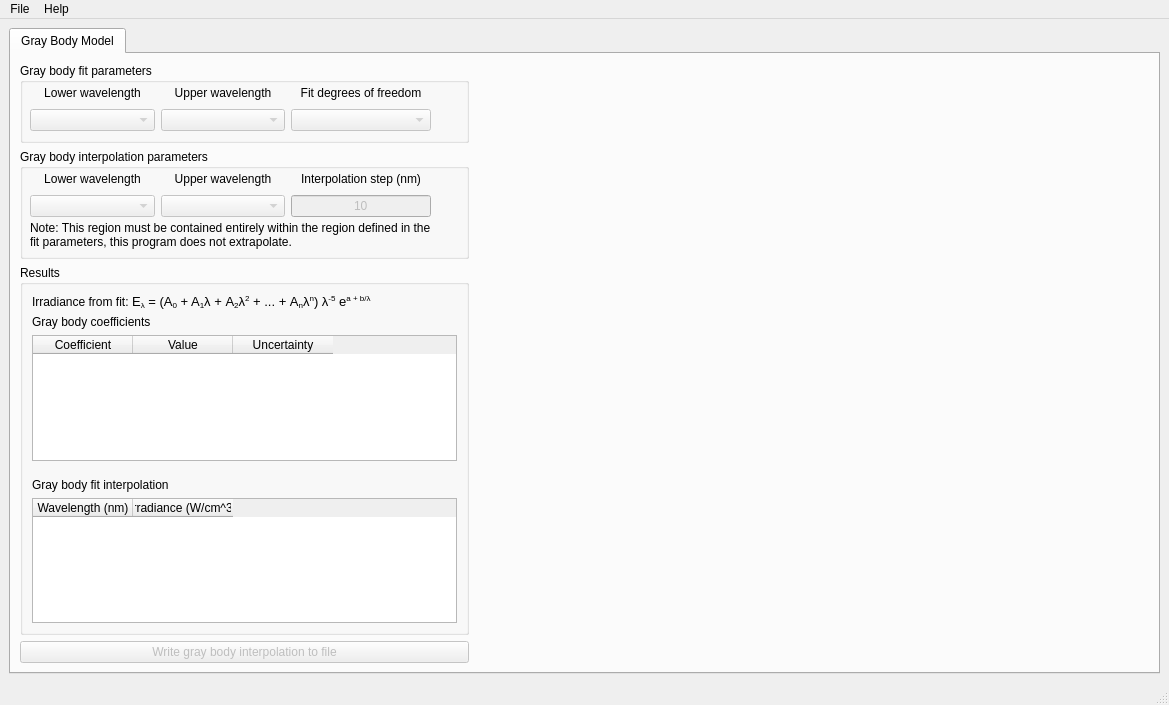
<?xml version="1.0" encoding="UTF-8"?>
<ui version="4.0">
 <class>MainWindow</class>
 <widget class="QMainWindow" name="MainWindow">
  <property name="geometry">
   <rect>
    <x>0</x>
    <y>0</y>
    <width>1169</width>
    <height>705</height>
   </rect>
  </property>
  <property name="sizePolicy">
   <sizepolicy hsizetype="MinimumExpanding" vsizetype="MinimumExpanding">
    <horstretch>1</horstretch>
    <verstretch>1</verstretch>
   </sizepolicy>
  </property>
  <property name="minimumSize">
   <size>
    <width>1169</width>
    <height>705</height>
   </size>
  </property>
  <property name="windowTitle">
   <string>NIST Irradiance Interpolation (IrradInterPy)</string>
  </property>
  <widget class="QWidget" name="centralwidget">
   <layout class="QGridLayout" name="gridLayout_4">
    <item row="0" column="0">
     <layout class="QGridLayout" name="gridLayout_2">
      <item row="0" column="0">
       <widget class="QTabWidget" name="tabWidget">
        <property name="sizePolicy">
         <sizepolicy hsizetype="MinimumExpanding" vsizetype="MinimumExpanding">
          <horstretch>0</horstretch>
          <verstretch>0</verstretch>
         </sizepolicy>
        </property>
        <property name="minimumSize">
         <size>
          <width>468</width>
          <height>400</height>
         </size>
        </property>
        <property name="currentIndex">
         <number>0</number>
        </property>
        <widget class="QWidget" name="tab">
         <attribute name="title">
          <string>Gray Body Model</string>
         </attribute>
         <layout class="QGridLayout" name="gridLayout_5">
          <item row="0" column="0">
           <layout class="QGridLayout" name="gridLayout_3">
            <item row="3" column="0">
             <widget class="QPushButton" name="pushButton_GBEvaluate">
              <property name="enabled">
               <bool>false</bool>
              </property>
              <property name="text">
               <string>Write gray body interpolation to file</string>
              </property>
             </widget>
            </item>
            <item row="1" column="0">
             <widget class="QGroupBox" name="groupBox_GBinterpolation">
              <property name="sizePolicy">
               <sizepolicy hsizetype="Fixed" vsizetype="Fixed">
                <horstretch>0</horstretch>
                <verstretch>0</verstretch>
               </sizepolicy>
              </property>
              <property name="minimumSize">
               <size>
                <width>449</width>
                <height>110</height>
               </size>
              </property>
              <property name="title">
               <string>Gray body interpolation parameters</string>
              </property>
              <widget class="QWidget" name="gridLayoutWidget">
               <property name="geometry">
                <rect>
                 <x>10</x>
                 <y>20</y>
                 <width>401</width>
                 <height>48</height>
                </rect>
               </property>
               <layout class="QGridLayout" name="gridLayout">
                <property name="horizontalSpacing">
                 <number>6</number>
                </property>
                <item row="0" column="0">
                 <widget class="QLabel" name="label_GBLowerWL">
                  <property name="minimumSize">
                   <size>
                    <width>120</width>
                    <height>20</height>
                   </size>
                  </property>
                  <property name="text">
                   <string>Lower wavelength</string>
                  </property>
                  <property name="alignment">
                   <set>Qt::AlignCenter</set>
                  </property>
                 </widget>
                </item>
                <item row="1" column="1">
                 <widget class="QComboBox" name="combo_GBUpperWL">
                  <property name="enabled">
                   <bool>false</bool>
                  </property>
                  <property name="minimumSize">
                   <size>
                    <width>120</width>
                    <height>20</height>
                   </size>
                  </property>
                 </widget>
                </item>
                <item row="0" column="2">
                 <widget class="QLabel" name="label_GBstep">
                  <property name="minimumSize">
                   <size>
                    <width>140</width>
                    <height>20</height>
                   </size>
                  </property>
                  <property name="text">
                   <string>Interpolation step (nm)</string>
                  </property>
                  <property name="alignment">
                   <set>Qt::AlignCenter</set>
                  </property>
                 </widget>
                </item>
                <item row="1" column="2">
                 <widget class="QLineEdit" name="lineEdit_GBStep">
                  <property name="enabled">
                   <bool>false</bool>
                  </property>
                  <property name="sizePolicy">
                   <sizepolicy hsizetype="Preferred" vsizetype="Fixed">
                    <horstretch>0</horstretch>
                    <verstretch>0</verstretch>
                   </sizepolicy>
                  </property>
                  <property name="minimumSize">
                   <size>
                    <width>140</width>
                    <height>20</height>
                   </size>
                  </property>
                  <property name="text">
                   <string>10</string>
                  </property>
                  <property name="alignment">
                   <set>Qt::AlignCenter</set>
                  </property>
                 </widget>
                </item>
                <item row="1" column="0">
                 <widget class="QComboBox" name="combo_GBLowerWL">
                  <property name="enabled">
                   <bool>false</bool>
                  </property>
                  <property name="minimumSize">
                   <size>
                    <width>120</width>
                    <height>20</height>
                   </size>
                  </property>
                 </widget>
                </item>
                <item row="0" column="1">
                 <widget class="QLabel" name="label_GBUpperWL">
                  <property name="minimumSize">
                   <size>
                    <width>120</width>
                    <height>20</height>
                   </size>
                  </property>
                  <property name="text">
                   <string>Upper wavelength</string>
                  </property>
                  <property name="alignment">
                   <set>Qt::AlignCenter</set>
                  </property>
                 </widget>
                </item>
               </layout>
              </widget>
              <widget class="QLabel" name="label">
               <property name="geometry">
                <rect>
                 <x>10</x>
                 <y>70</y>
                 <width>401</width>
                 <height>31</height>
                </rect>
               </property>
               <property name="minimumSize">
                <size>
                 <width>401</width>
                 <height>0</height>
                </size>
               </property>
               <property name="text">
                <string>Note: This region must be contained entirely within the region defined in the fit parameters, this program does not extrapolate.</string>
               </property>
               <property name="wordWrap">
                <bool>true</bool>
               </property>
              </widget>
             </widget>
            </item>
            <item row="0" column="0">
             <widget class="QGroupBox" name="groupBox">
              <property name="sizePolicy">
               <sizepolicy hsizetype="Fixed" vsizetype="Fixed">
                <horstretch>0</horstretch>
                <verstretch>0</verstretch>
               </sizepolicy>
              </property>
              <property name="minimumSize">
               <size>
                <width>449</width>
                <height>80</height>
               </size>
              </property>
              <property name="title">
               <string>Gray body fit parameters</string>
              </property>
              <widget class="QWidget" name="gridLayoutWidget_3">
               <property name="geometry">
                <rect>
                 <x>10</x>
                 <y>20</y>
                 <width>401</width>
                 <height>48</height>
                </rect>
               </property>
               <layout class="QGridLayout" name="gridLayout_GBfit">
                <property name="horizontalSpacing">
                 <number>6</number>
                </property>
                <item row="1" column="0">
                 <widget class="QComboBox" name="combo_GBLowerWLFit">
                  <property name="enabled">
                   <bool>false</bool>
                  </property>
                  <property name="minimumSize">
                   <size>
                    <width>120</width>
                    <height>20</height>
                   </size>
                  </property>
                 </widget>
                </item>
                <item row="0" column="0">
                 <widget class="QLabel" name="label_GBLowerWLFit">
                  <property name="minimumSize">
                   <size>
                    <width>120</width>
                    <height>20</height>
                   </size>
                  </property>
                  <property name="text">
                   <string>Lower wavelength</string>
                  </property>
                  <property name="alignment">
                   <set>Qt::AlignCenter</set>
                  </property>
                 </widget>
                </item>
                <item row="0" column="2">
                 <widget class="QLabel" name="label_GBdof">
                  <property name="minimumSize">
                   <size>
                    <width>140</width>
                    <height>20</height>
                   </size>
                  </property>
                  <property name="text">
                   <string>Fit degrees of freedom</string>
                  </property>
                  <property name="alignment">
                   <set>Qt::AlignCenter</set>
                  </property>
                 </widget>
                </item>
                <item row="0" column="1">
                 <widget class="QLabel" name="label_GBUpperWLFit">
                  <property name="minimumSize">
                   <size>
                    <width>120</width>
                    <height>20</height>
                   </size>
                  </property>
                  <property name="text">
                   <string>Upper wavelength</string>
                  </property>
                  <property name="alignment">
                   <set>Qt::AlignCenter</set>
                  </property>
                 </widget>
                </item>
                <item row="1" column="1">
                 <widget class="QComboBox" name="combo_GBUpperWLFit">
                  <property name="enabled">
                   <bool>false</bool>
                  </property>
                  <property name="minimumSize">
                   <size>
                    <width>120</width>
                    <height>20</height>
                   </size>
                  </property>
                 </widget>
                </item>
                <item row="1" column="2">
                 <widget class="QComboBox" name="combo_GBdof">
                  <property name="enabled">
                   <bool>false</bool>
                  </property>
                 </widget>
                </item>
               </layout>
              </widget>
             </widget>
            </item>
            <item row="2" column="0">
             <widget class="QGroupBox" name="groupBox_GBResults">
              <property name="sizePolicy">
               <sizepolicy hsizetype="Preferred" vsizetype="Expanding">
                <horstretch>0</horstretch>
                <verstretch>0</verstretch>
               </sizepolicy>
              </property>
              <property name="title">
               <string>Results</string>
              </property>
              <layout class="QGridLayout" name="gridLayout_7">
               <item row="1" column="0">
                <layout class="QFormLayout" name="formLayout">
                 <item row="1" column="0">
                  <widget class="QLabel" name="label_GBcoefficients">
                   <property name="text">
                    <string>Gray body coefficients</string>
                   </property>
                  </widget>
                 </item>
                 <item row="2" column="0" colspan="2">
                  <widget class="QTableWidget" name="tableWidget_GBCoefficients">
                   <property name="sizePolicy">
                    <sizepolicy hsizetype="Expanding" vsizetype="Expanding">
                     <horstretch>0</horstretch>
                     <verstretch>1</verstretch>
                    </sizepolicy>
                   </property>
                   <property name="alternatingRowColors">
                    <bool>true</bool>
                   </property>
                   <property name="columnCount">
                    <number>3</number>
                   </property>
                   <column>
                    <property name="text">
                     <string>Coefficient</string>
                    </property>
                   </column>
                   <column>
                    <property name="text">
                     <string>Value</string>
                    </property>
                   </column>
                   <column>
                    <property name="text">
                     <string>Uncertainty</string>
                    </property>
                   </column>
                  </widget>
                 </item>
                 <item row="4" column="0">
                  <widget class="QLabel" name="label_GBinterpolation">
                   <property name="text">
                    <string>Gray body fit interpolation</string>
                   </property>
                  </widget>
                 </item>
                 <item row="5" column="0" colspan="2">
                  <widget class="QTableWidget" name="tableWidget_GBInterpolation">
                   <property name="enabled">
                    <bool>true</bool>
                   </property>
                   <property name="sizePolicy">
                    <sizepolicy hsizetype="Expanding" vsizetype="Expanding">
                     <horstretch>0</horstretch>
                     <verstretch>1</verstretch>
                    </sizepolicy>
                   </property>
                   <property name="alternatingRowColors">
                    <bool>true</bool>
                   </property>
                   <property name="columnCount">
                    <number>2</number>
                   </property>
                   <column>
                    <property name="text">
                     <string>Wavelength (nm)</string>
                    </property>
                   </column>
                   <column>
                    <property name="text">
                     <string>Irradiance (W/cm^3)</string>
                    </property>
                   </column>
                  </widget>
                 </item>
                 <item row="3" column="0" colspan="2">
                  <spacer name="horizontalSpacer">
                   <property name="orientation">
                    <enum>Qt::Horizontal</enum>
                   </property>
                   <property name="sizeHint" stdset="0">
                    <size>
                     <width>40</width>
                     <height>5</height>
                    </size>
                   </property>
                  </spacer>
                 </item>
                 <item row="0" column="0">
                  <widget class="QLabel" name="label_fitModel">
                   <property name="text">
                    <string>&lt;html&gt;&lt;head/&gt;&lt;body&gt;&lt;p&gt;Irradiance from fit:&lt;span style=&quot; font-size:10pt;&quot;&gt; E&lt;/span&gt;&lt;span style=&quot; font-size:10pt; vertical-align:sub;&quot;&gt;λ&lt;/span&gt;&lt;span style=&quot; font-size:10pt;&quot;&gt; = (A&lt;/span&gt;&lt;span style=&quot; font-size:10pt; vertical-align:sub;&quot;&gt;0&lt;/span&gt;&lt;span style=&quot; font-size:10pt;&quot;&gt; + A&lt;/span&gt;&lt;span style=&quot; font-size:10pt; vertical-align:sub;&quot;&gt;1&lt;/span&gt;&lt;span style=&quot; font-size:10pt;&quot;&gt;λ + A&lt;/span&gt;&lt;span style=&quot; font-size:10pt; vertical-align:sub;&quot;&gt;2&lt;/span&gt;&lt;span style=&quot; font-size:10pt;&quot;&gt;λ&lt;/span&gt;&lt;span style=&quot; font-size:10pt; vertical-align:super;&quot;&gt;2&lt;/span&gt;&lt;span style=&quot; font-size:10pt;&quot;&gt; + ... + A&lt;/span&gt;&lt;span style=&quot; font-size:10pt; vertical-align:sub;&quot;&gt;n&lt;/span&gt;&lt;span style=&quot; font-size:10pt;&quot;&gt;λ&lt;/span&gt;&lt;span style=&quot; font-size:10pt; vertical-align:super;&quot;&gt;n&lt;/span&gt;&lt;span style=&quot; font-size:10pt;&quot;&gt;) λ&lt;/span&gt;&lt;span style=&quot; font-size:10pt; vertical-align:super;&quot;&gt;-5&lt;/span&gt;&lt;span style=&quot; font-size:10pt;&quot;&gt; e&lt;/span&gt;&lt;span style=&quot; font-size:10pt; vertical-align:super;&quot;&gt;a + b/λ&lt;/span&gt;&lt;/p&gt;&lt;/body&gt;&lt;/html&gt;</string>
                   </property>
                  </widget>
                 </item>
                </layout>
               </item>
              </layout>
             </widget>
            </item>
            <item row="0" column="1" rowspan="4">
             <widget class="QWidget" name="GBChart" native="true">
              <property name="sizePolicy">
               <sizepolicy hsizetype="Expanding" vsizetype="Expanding">
                <horstretch>1</horstretch>
                <verstretch>1</verstretch>
               </sizepolicy>
              </property>
              <property name="minimumSize">
               <size>
                <width>525</width>
                <height>400</height>
               </size>
              </property>
             </widget>
            </item>
           </layout>
          </item>
         </layout>
        </widget>
       </widget>
      </item>
     </layout>
    </item>
   </layout>
  </widget>
  <widget class="QMenuBar" name="menubar">
   <property name="geometry">
    <rect>
     <x>0</x>
     <y>0</y>
     <width>1169</width>
     <height>21</height>
    </rect>
   </property>
   <widget class="QMenu" name="menuFile">
    <property name="title">
     <string>File</string>
    </property>
    <addaction name="actionOpen_datafile"/>
    <addaction name="separator"/>
    <addaction name="actionExit"/>
   </widget>
   <widget class="QMenu" name="menuHelp">
    <property name="title">
     <string>Help</string>
    </property>
    <addaction name="actionHowToUse"/>
    <addaction name="actionDatafileRequirements"/>
    <addaction name="separator"/>
    <addaction name="actionAbout"/>
   </widget>
   <addaction name="menuFile"/>
   <addaction name="menuHelp"/>
  </widget>
  <widget class="QStatusBar" name="statusBar"/>
  <action name="actionOpen_datafile">
   <property name="text">
    <string>Open datafile ...</string>
   </property>
  </action>
  <action name="actionAbout">
   <property name="text">
    <string>About</string>
   </property>
  </action>
  <action name="actionExit">
   <property name="text">
    <string>Exit</string>
   </property>
  </action>
  <action name="actionDatafileRequirements">
   <property name="text">
    <string>Input datafile requirements</string>
   </property>
  </action>
  <action name="actionHowToUse">
   <property name="text">
    <string>How to use</string>
   </property>
  </action>
 </widget>
 <tabstops>
  <tabstop>tabWidget</tabstop>
  <tabstop>combo_GBLowerWLFit</tabstop>
  <tabstop>combo_GBUpperWLFit</tabstop>
  <tabstop>combo_GBLowerWL</tabstop>
  <tabstop>combo_GBUpperWL</tabstop>
  <tabstop>lineEdit_GBStep</tabstop>
  <tabstop>pushButton_GBEvaluate</tabstop>
 </tabstops>
 <resources/>
 <connections/>
</ui>
